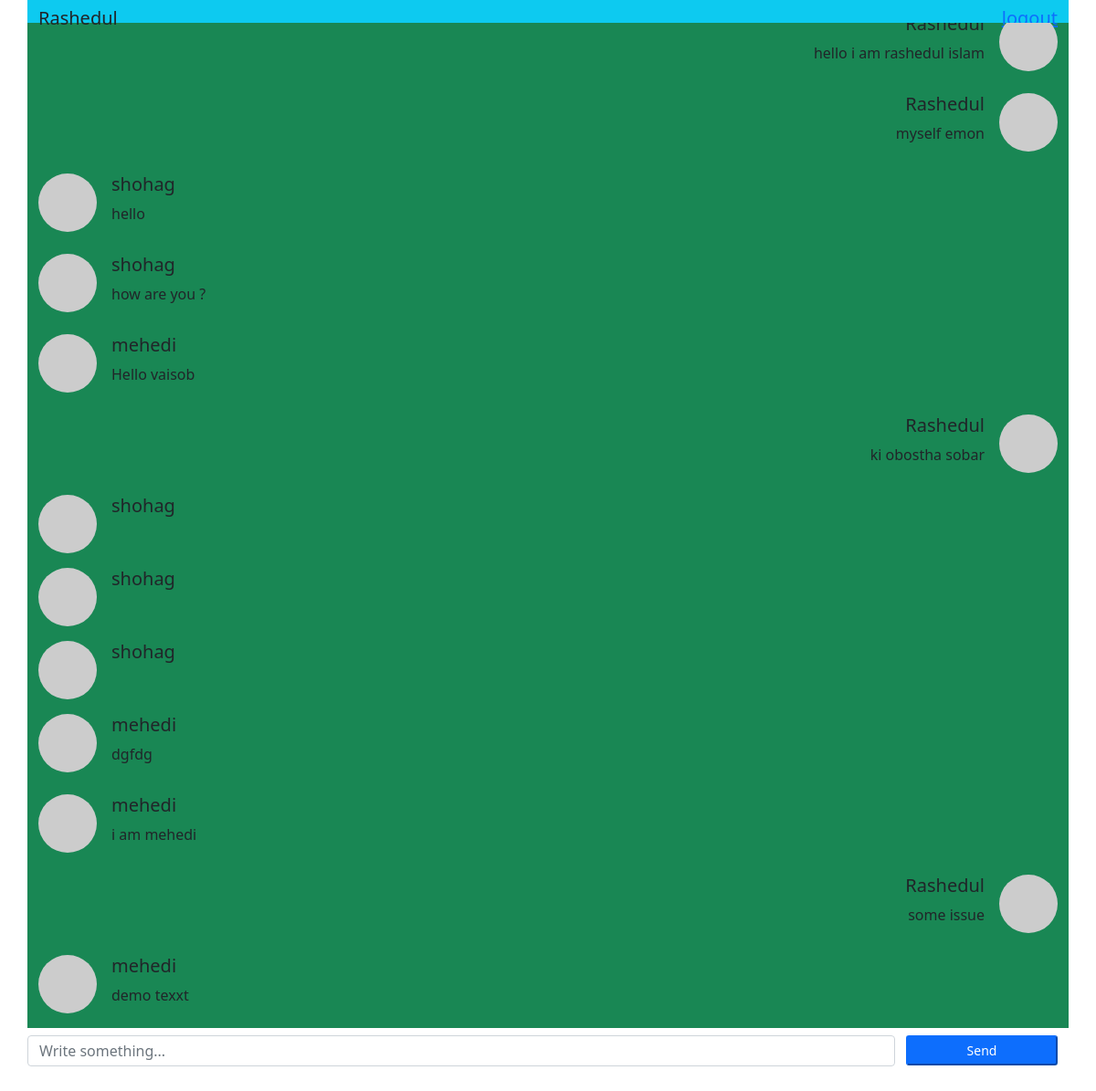
The app's page / (signed in), older data.
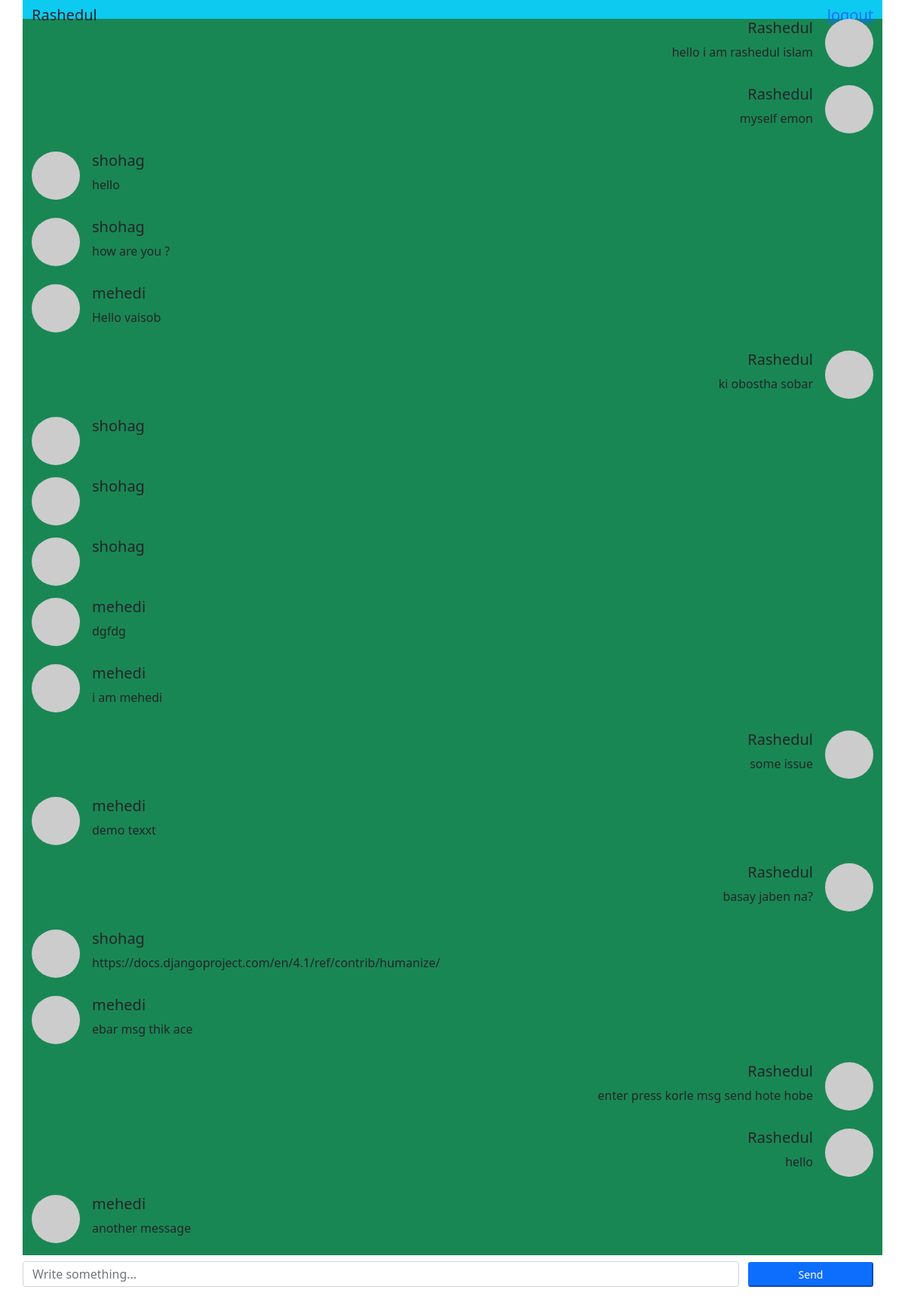
The same page, newer data.
### chat/models.py (models this page shows)
class Message(models.Model):
    message = models.TextField()
    msg_from = models.ForeignKey(User,on_delete=models.CASCADE)
    created = models.DateTimeField(auto_now_add=True)

### chat/views.py (the view, shortened to what this page needs)
# urls.py: path('', index),
@require_http_methods(["GET","POST"])
def index(request):
    if not request.user.is_authenticated:
        login_form=LoginForm().as_table()
        return render(request,"login.htm",{"form": login_form})
    if request.method == "GET":
        msg= Message.objects.all().order_by("created")
        return render(request,"chat.htm",{"msg": msg})

### templates/chat.htm (shortened to what this page needs)
{% load static %}
<!doctype html>
<html lang="en">
  <head>
    <link href="https://cdn.jsdelivr.net/npm/bootstrap@5.0.2/dist/css/bootstrap.min.css" rel="stylesheet">
    <link rel="stylesheet" href="{% static 'client/css/chat/style.css' %}">
  </head>
  <body>
    <div class="container" style="height:500px">
        <div class="row bg-info title">
            <div class="col-12" style="display: flex; justify-content: space-between;">
                <h5 class="py-2">{{request.user}}</h5>
                <h5 class="py-2"><a href="/logout">logout</a></h5>
            </div>
        </div>
        <div id="message" class="row bg-success msg-body" style="height:80vh;overflow-y: scroll;">
            <div class="col-12">
            {% for m in msg %}
                {% if m.msg_from == request.user %}
                <div class="row py-2">
                    <div class="col-12">
                        <div class="d-flex">
                            <div class="flex-grow-1 me-3 text-end">
                                <h5>{{m.msg_from}}</h5>
                                <p>{{m.message}}</p>
                            </div>
                            <div class="flex-shrink-0" style="height:64px;width:64px;">
                              <img style="height:100%;width:100%;" class="rounded-circle" src="https://via.placeholder.com/64" alt="...">
                            </div>
                        </div>
                    </div>
                </div>
                {% else %}
                <div class="row py-2">
                    <div class="col-12">
                        <div class="d-flex">
                            <div class="flex-shrink-0" style="height:64px;width:64px;">
                              <img style="height:100%;width:100%;" class="rounded-circle" src="https://via.placeholder.com/64" alt="...">
                            </div>
                            <div class="flex-grow-1 ms-3">
                                <h5>{{m.msg_from}}</h5>
                                <p>{{m.message}}</p>
                            </div>
                          </div>
                    </div>
                </div>
                {% endif %}
            {% endfor %}
            </div>
        </div>
            <form class="row msg-input py-2" method="POST" action="/">
                <div class="col-10 p-0 gr-3" style=" height:100%">
                    <input class="form-control w-100 h-100" id="msg" type="text" name="message" placeholder="Write something..." required>
                </div>
                <div class="col-2 d-flex align-items-center">
                    <button type="submit" class="btn-sm btn-primary w-100">Send</button>
                </div>
            </form>
    </div>
  </body>
</html>

### static/client/css/chat/style.css (style rules this page uses)
.title { height: 5%; background-color: aquamarine; }
.msg-body { height: 85%; background-color:aqua; overflow:auto; }
.msg-input { height:10%; }

Row changes from the older to the newer data that the page shows:
added Message: msg_from "Rashedul", message "basay jaben na?"
added Message: msg_from "shohag", message "https://docs.djangoproject.com/en/4.1/ref/contrib/humanize/"
added Message: msg_from "mehedi", message "ebar msg thik ace"
added Message: msg_from "Rashedul", message "enter press korle msg send hote hobe"
added Message: msg_from "Rashedul", message "hello"
added Message: msg_from "mehedi", message "another message"
